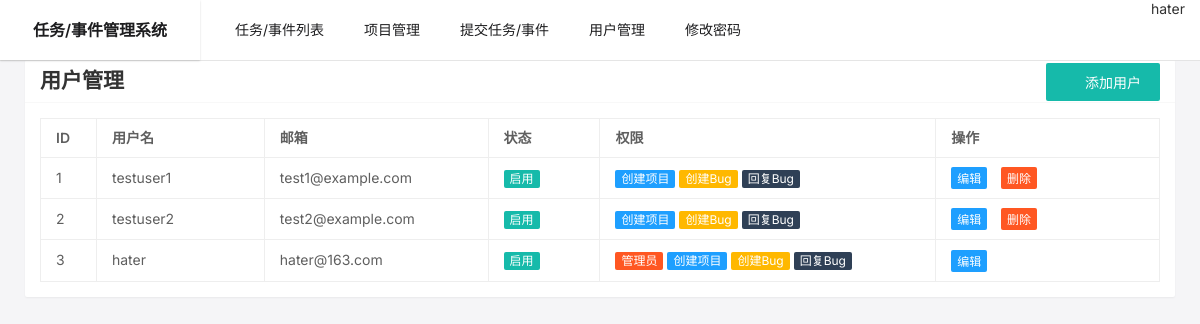
Page /user/ (signed in) on the committed database.
### app/models.py (models this page shows, shortened)
class User(UserMixin, db.Model):
    id = db.Column(db.Integer, primary_key=True)
    username = db.Column(db.String(64), unique=True, nullable=False)
    email = db.Column(db.String(120), unique=True, nullable=False)
    password_hash = db.Column(db.String(128))
    is_admin = db.Column(db.Boolean, default=False)
    is_active = db.Column(db.Boolean, default=True)
    can_create_project = db.Column(db.Boolean, default=True)
    can_create_bug = db.Column(db.Boolean, default=True)
    can_reply_bug = db.Column(db.Boolean, default=True)
    created_at = db.Column(db.DateTime, default=datetime.utcnow)
    last_login = db.Column(db.DateTime)

### app/user/routes.py (the view)
@bp.route('/')
@login_required
@admin_required
def index():
    users = User.query.all()
    return render_template('user/index.html', users=users)

### app/models.py (called while the page is built)
@login_manager.user_loader
def load_user(id):
    return User.query.get(int(id))

### templates/user/index.html (shortened to what this page needs)
{% extends "base.html" %}
{% block content %}
<div class="layui-container">
    <div class="layui-card">
        <div class="layui-card-header">
            <div class="layui-row">
                <div class="layui-col-md6">
                    <h2>用户管理</h2>
                </div>
                <div class="layui-col-md6" style="text-align: right;">
                    <a href="{{ url_for('user.create') }}" class="layui-btn">
                        <i class="layui-icon layui-icon-add-1"></i> 添加用户
                    </a>
                </div>
            </div>
        </div>
        <div class="layui-card-body">
            <div style="overflow-x: auto;">
                <table class="layui-table">
                    <colgroup>
                        <col width="5%">
                        <col width="15%">
                        <col width="20%">
                        <col width="10%">
                        <col width="30%">
                        <col width="20%">
                    </colgroup>
                    <thead>
                        <tr>
                            <th>ID</th>
                            <th>用户名</th>
                            <th>邮箱</th>
                            <th>状态</th>
                            <th>权限</th>
                            <th>操作</th>
                        </tr>
                    </thead>
                    <tbody>
                        {% for user in users %}
                        <tr>
                            <td>{{ user.id }}</td>
                            <td>{{ user.username }}</td>
                            <td>{{ user.email }}</td>
                            <td>
                                {% if user.is_active %}
                                <span class="layui-badge layui-bg-green">启用</span>
                                {% else %}
                                <span class="layui-badge layui-bg-gray">禁用</span>
                                {% endif %}
                            </td>
                            <td>
                                {% if user.is_admin %}
                                <span class="layui-badge">管理员</span>
                                {% endif %}
                                {% if user.can_create_project %}
                                <span class="layui-badge layui-bg-blue">创建项目</span>
                                {% endif %}
                                {% if user.can_create_bug %}
                                <span class="layui-badge layui-bg-orange">创建Bug</span>
                                {% endif %}
                                {% if user.can_reply_bug %}
                                <span class="layui-badge layui-bg-cyan">回复Bug</span>
                                {% endif %}
                            </td>
                            <td>
                                <a href="{{ url_for('user.edit', id=user.id) }}" class="layui-btn layui-btn-xs layui-btn-normal">
                                    编辑
                                </a>
                                {% if current_user.id != user.id %}
                                <button class="layui-btn layui-btn-xs layui-btn-danger" onclick="deleteUser({{ user.id }})">
                                    删除
                                </button>
                                {% endif %}
                            </td>
                        </tr>
                        {% endfor %}
                    </tbody>
                </table>
            </div>
        </div>
    </div>
</div>
{% endblock %}

### templates/base.html (shortened to what this page needs)
<!DOCTYPE html>
<html>
<head>
    <link rel="stylesheet" href="{{ url_for('static', filename='css/layui.css') }}">
</head>
<body>
    <div class="layui-layout layui-layout-admin">
        <div class="layui-header">
            <div class="layui-logo layui-hide-xs">任务/事件管理系统</div>
            {% if current_user.is_authenticated %}
            <ul class="layui-nav layui-layout-left">
                <li class="layui-nav-item">
                    <a href="{{ url_for('bug.index') }}">任务/事件列表</a>
                </li>
                <li class="layui-nav-item">
                    <a href="{{ url_for('project.index') }}">项目管理</a>
                </li>
                <li class="layui-nav-item">
                    <a href="{{ url_for('bug.create') }}">提交任务/事件</a>
                </li>
                {% if current_user.is_admin %}
                <li class="layui-nav-item">
                    <a href="{{ url_for('user.index') }}">用户管理</a>
                </li>
                {% endif %}
                <li class="layui-nav-item">
                    <a href="{{ url_for('user.change_password') }}">修改密码</a>
                </li>
            </ul>
            <ul class="layui-nav layui-layout-right">
                    <a href="javascript:;">
                    <a href="javascript:;">
                        <i class="layui-icon layui-icon-username"></i>
                        {{ current_user.username }}
                    </a>
            </ul>
            {% endif %}
        </div>
        <div class="layui-body">
            {% block content %}{% endblock %}
        </div>
    </div>
</body>
</html>

### rows in the picture
User: username "hater", id "3", email "hater@163.com", is_active "启用", is_admin "管理员", can_create_project "创建项目", can_create_bug "创建Bug", can_reply_bug "回复Bug"
User: id "1", username "testuser1", email "test1@example.com", is_active "启用", can_create_project "创建项目", can_create_bug "创建Bug", can_reply_bug "回复Bug"
User: id "2", username "testuser2", email "test2@example.com", is_active "启用", can_create_project "创建项目", can_create_bug "创建Bug", can_reply_bug "回复Bug"
